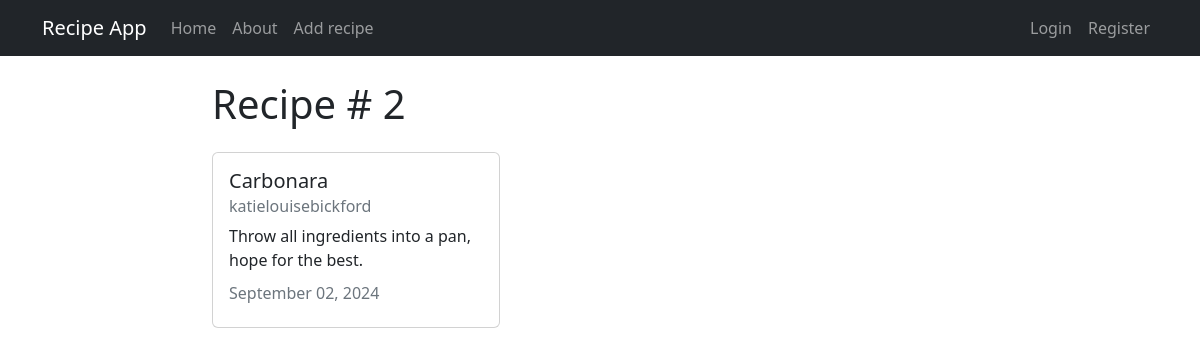
The app's page /recipe/2/ with its own data.
### recipe_app/models.py (models this page shows, shortened)
class Recipe(models.Model):
    title = models.CharField(max_length=100)
    description = models.TextField()
    author = models.ForeignKey(User, on_delete=models.CASCADE)
    created_at = models.DateTimeField(auto_now_add=True)
    update_at = models.DateTimeField(auto_now=True)

### recipe_app/views.py (the view)
# urls.py: path('recipe/<int:pk>/', views.RecipeDetailView.as_view(), name='detail'),
class RecipeDetailView(DetailView):
    model = models.Recipe

### recipe_app/templates/recipe_app/recipe_detail.html (shortened to what this page needs)
{% extends 'recipe_app/base.html' %} {% block content %}
<h1>Recipe # {{ object.id }}</h1>
<div class="card my-4" style="width: 18rem">
  <div class="card-body">
    <h5 class="card-title">{{ object.title }}</h5>
    <h6 class="card-subtitle mb-2 text-muted">{{ object.author }}</h6>
    <p class="card-text">{{ object.description }}</p>
    <h6 class="card-subtitle mb-2 text-muted">{{ object.update_at |date:"F d, Y"}}</h6>
  </div>
</div>
 {% endblock %}

### records on screen
Recipe: id "2", title "Carbonara", author "katielouisebickford", description "Throw all ingredients into a pan, hope for the best.", update_at "September 02, 2024"
